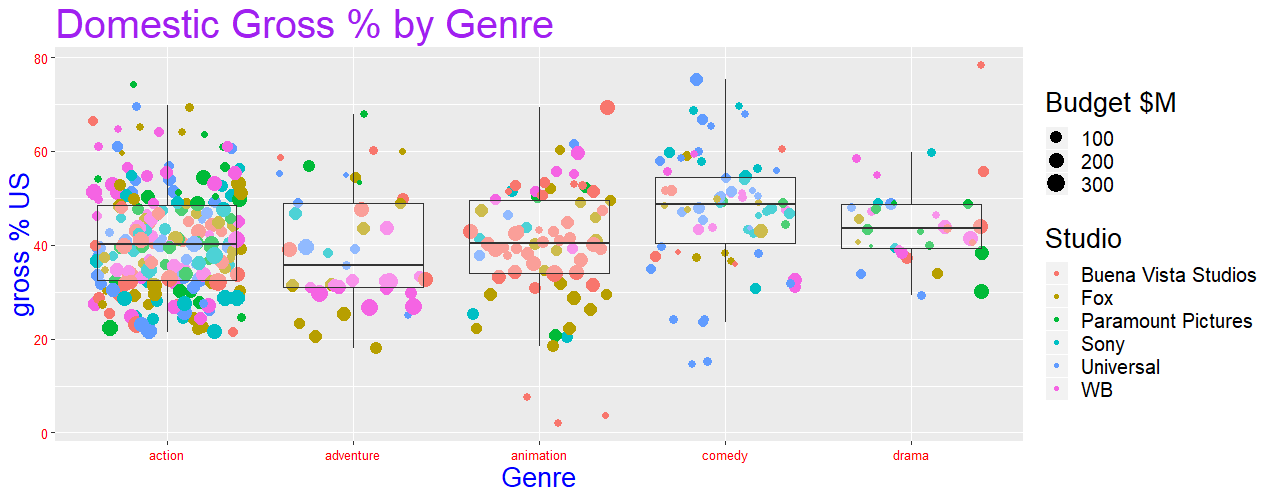

Reproduce this figure in R.

getwd()
setwd("c://users//hp//Desktop//vedant")
mov<-read.csv(choose.files())
head(mov)
summary(mov)
str(mov)
#activate ggplot2
library(ggplot2)
  #cool insights:-
       #(when is movies are generally released)
ggplot(data=mov,aes(x=Day.of.Week))+geom_bar()
     #here we can't used geom_histogram because Day.of.Week is the factor not numeric value(with mean&mode)
#filtering dataframe
 #1-filter
mov$Genre
   filt<-(mov$Genre=="action")|(mov$Genre=="adventure")|(mov$Genre=="animation")|(mov$Genre=="comedy")|(mov$Genre=="drama")
mov$Studio
    #2-filter(another method)
   filt1<-mov$Studio %in% c("Buena Vista Studios", "WB", "Fox", "Universal", "Sony", "Paramount Pictures")
   
   filt   
  filt1

  mov2<-mov[filt & filt1,]#for combining desired datasets
  head(mov2)
  str(mov2)
  tail(mov2)
  
  #first prepare plot's data aestatics &layer
  p<-ggplot(data = mov2,aes(x=Genre,y=Gross...US))
p
#add geometry
q<-p+geom_jitter(aes(size=Budget...mill.,colour=Studio))+
  geom_boxplot(alpha=0.3,outlier.color = NA)
        #we used here outlier for removing extra dots of boxplots
q<-q+
  xlab("Genre")+
  ylab("gross % US")+
  ggtitle("Domestic Gross % by Genre")+
  theme(axis.title.x = element_text(colour = "blue",size="20"),
        axis.title.y = element_text(colour = "blue",size = 20),
        axis.text.x = element_text(colour = "red",size = 10),
        axis.text.y = element_text(colour = "red",size = 10),
        plot.title = element_text(colour = "purple",size = 30),
        legend.title = element_text(size = 20),
        legend.text = element_text(size = 15),
        text = element_text(family="courier")
  )#here we used 'text' to chage all plotted type of text's font
q$labels
q$labels$size<-"Budget $M"
warnings()
q   
